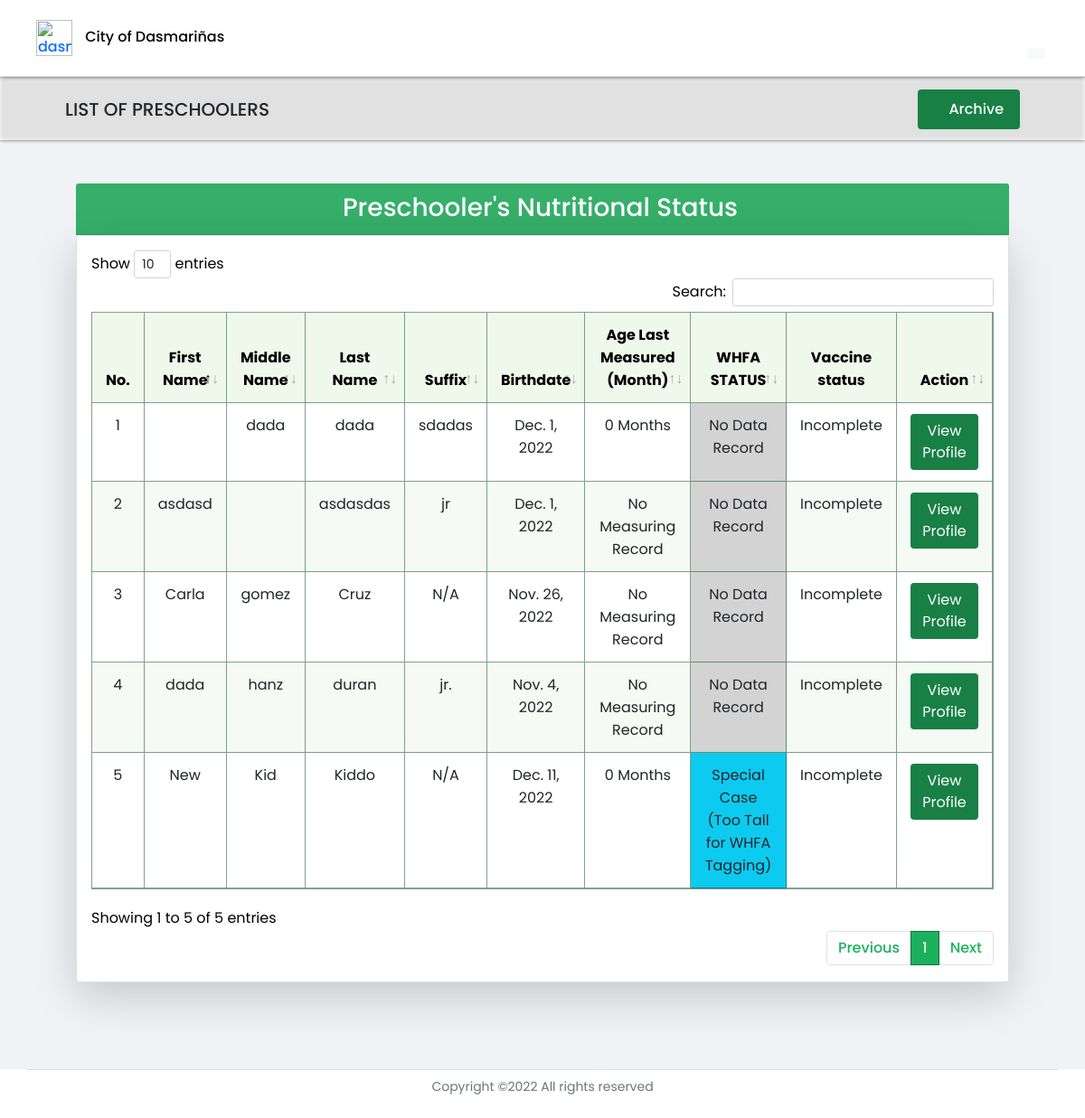
/preschooler_dashboard (signed in), run on an earlier commit of the app's database.
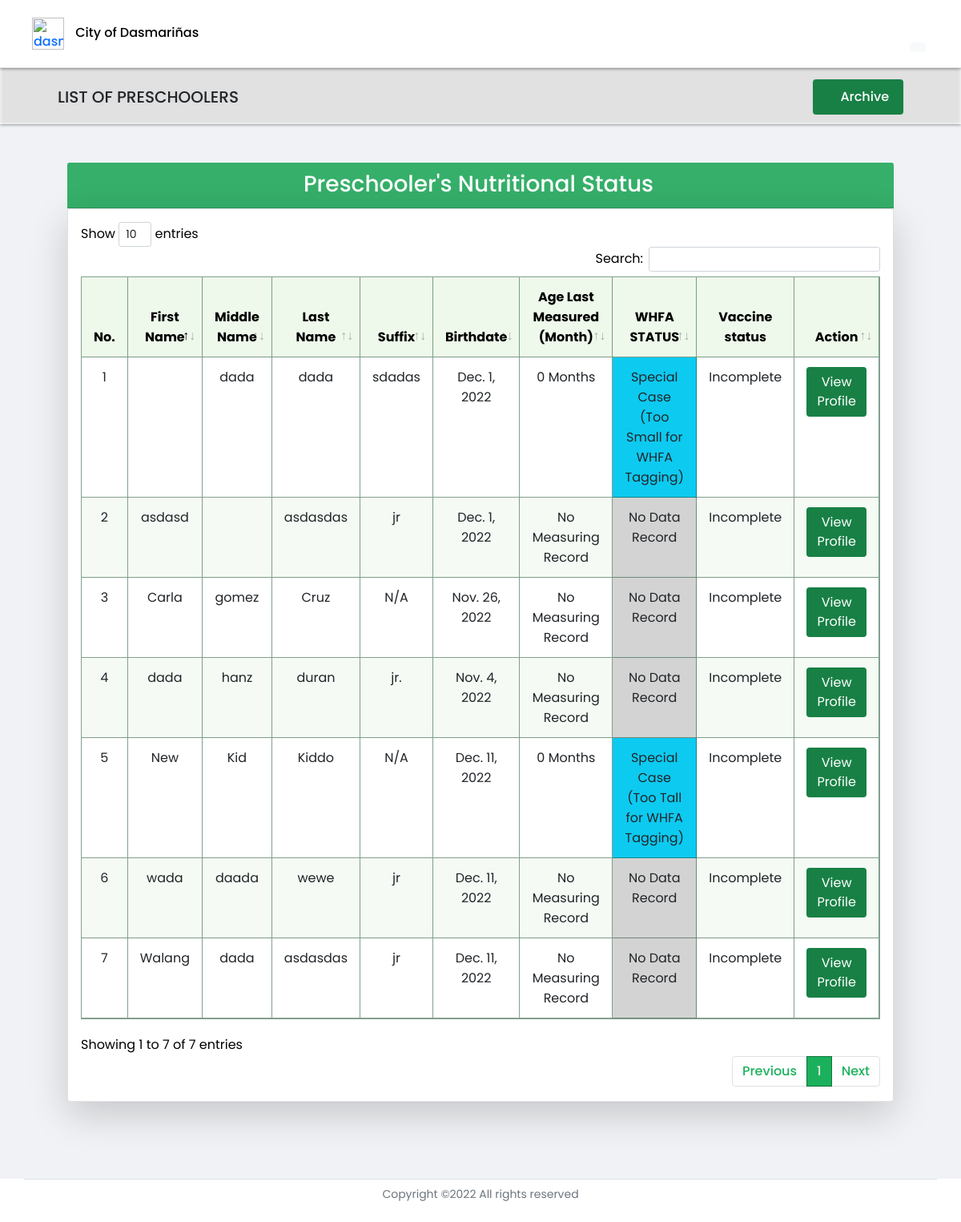
And on a later commit of the database.
### profilingApp/models.py (models this page shows, shortened)
class Preschooler(Model):
    GENDER = [('Male', 'Male'),
              ('Female', 'Female'),]
    parent = models.ForeignKey(Parent, on_delete=CASCADE)
    first_name = models.CharField(max_length=100)
    last_name = models.CharField(max_length=100)
    middle_name = models.CharField(max_length=100)
    suffix_name = models.CharField(max_length=100, null=True, blank=True)
    birthday = models.DateField(null=True, blank=True)
    height = models.FloatField(null=True,validators=[MinValueValidator(0)])
    weight = models.FloatField(null=True, validators=[MinValueValidator(0)])
    gender = models.CharField(max_length=100, choices=GENDER, null=True)
    date_measured = models.DateField(null=True, blank=True)
    health_problem = models.CharField(max_length=500, null=True, blank=True)
    history= HistoricalRecords()
    objects = models.Manager()
    lt_60_objects = PreschoolerManagerLess()
    gte_60_objects = PreschoolerManagerGreater()
    def age_measured(self):
        today = date.today()
        try:
            date_diff = self.date_measured - self.birthday
            in_days = date_diff.days
            return int((in_days) / (365 / 12))
        except:
             return 'Undefined'
    def whfa(self):
        calculator = Calculator(adjust_height_data=False, adjust_weight_scores=False,
                       include_cdc=False, logger_name='pygrowup',
                       log_level='INFO')
        try:
            date_diff = self.date_measured - self.birthday
            in_days = date_diff.days
            age_months = int((in_days) / (365 / 12))
            return float(calculator.wfl(self.weight, age_months, helpers.get_good_sex(str(self.gender)), self.height))
        except:
            pass
    def vaccine_count(self):
        return Vaccine.objects.filter(vax_preschooler=self).count()

### profilingApp/views.py (the view)
# urls.py: path('preschooler_dashboard', views.preschooler_dashboard, name='preschooler_dashboard'),
def preschooler_dashboard(request):
    if request.user.is_authenticated and request.user.user_type == 'BHW':
        bhw_logged = BarangayHealthWorker.objects.get(user_id=request.user.id)
        parents = Parent.objects.filter(barangay=bhw_logged.bhw_barangay)
        preschooler = Preschooler.lt_60_objects.filter(parent__in=(parents))
        preschooler_60months = Preschooler.gte_60_objects.filter(parent__in=(parents))
        context = {'bhw' : bhw_logged,
                   'preschoolers': preschooler,
                   'archive_preschoolers' : preschooler_60months}
        return render(request, 'activities/BHW Preschooler Dashboard.html', context)
    elif request.user.is_authenticated and request.user.user_type == 'Admin':
        return redirect('admin_home')
    elif request.user.is_authenticated and request.user.user_type == 'P/G':
        return redirect('parent_home')

### profilingApp/models.py (called while the page is built)
    def get_queryset(self):
        greater_than_60_mon = datetime.today() - relativedelta(months=60)
        return super().get_queryset().filter(birthday__gt=greater_than_60_mon)

    def get_queryset(self):
        less_than_60_mon = datetime.today() - relativedelta(months=60)
        return super().get_queryset().filter(birthday__lte=less_than_60_mon)

### profilingApp/templates/activities/BHW Preschooler Dashboard.html (shortened to what this page needs)
{% extends 'activities/BHW Home.html' %}
{% load static %}
{% block dashboard %}
</head>
<body>
<header>
    <div class="site-header">
    <nav class="navbar fixed-top index__navbar scrolled border-bottom"
    style=" padding-left:3%; padding-right:3%;">
        <div class="flex-fill p-1 py-1">
            <div class="d-flex align-items-center justify-content-between">
                <div>
                    <a href="#" class="name" style="text-decoration: none;">
                        <img class="navbar-icon" src="{% static '/Media/avatar.png' %}" alt="dasma-logo">
                        <span id="hidetitle" class="brand__name" style="color:rgb(3, 3, 3); margin-left:10px;">City of Dasmariñas</span>
                    </a>
                </div>
                <div id="navLinks">
                    <ul class="nav text-small">
                        <li>
                            <a href="{% url 'bhw_home' %}" class="nav-link" data-toggle="tooltip" data-bs-placement="bottom" data-bs-offset="0,7"
                            title="Home">
                            <i class="fa fa-fw fa-home" style="font-size: 24px;"></i>
                            </a>
                        </li>
                        <li>
                            <a href="{% url 'preschooler_dashboard' %}" class="nav-link" style="color:rgb(27, 177, 92) !important;" data-toggle="tooltip" data-bs-placement="bottom" data-bs-offset="0,7"
                            title="Preschooler List">
                            <i class="fa fa-fw fa-id-card " style="font-size: 24px;"></i>
                            </a>
                        </li>
                        <li>
                            <a class="btn nav-link" id="dropdownUser1" data-bs-toggle="dropdown" data-toggle="tooltip" data-bs-placement="bottom" data-bs-offset="0,7"
                            title="User Settings" aria-expanded="false">
                                <i class="fa fa-fw fa-user-cog bi" style="font-size: 24px;"></i>
                                <span class="position-absolute top-100 start-75 translate-middle badge rounded-pill text-dark" style="border-radius: 50%;">
                                    <i class="fa fa-lg fa-fw fa-caret-down bg-light" style="border-radius: 25%; margin-bottom: 15px;"></i>
                                </span></a>
                        </li>
                    </ul>
                </div>
            </div>
        </div>
    </nav>
    </div>
</header>
<div class="" id="secondNav">
    <div class="row align-items-center">
        <div class="col-6 d-flex text-md-start text-center text-uppercase align-items-center ">
            <h5 class="m-0 align-items-center">List of Preschoolers</h5>
        </div>
        <div class="col-6 d-flex justify-content-md-end justify-content-center align-items-stretch">
            <button class="btn"type="button" style="background-color: #188045; color: white;" data-bs-toggle="modal" data-bs-target="#modalArc"><h6 style="padding:5px;margin-bottom: 0px !important;"><i class="fa fa-archive"></i> Archive</h6></button>
        </div>
    </div>
</div>
<div id="grid" class="container-fluid" style="margin-top:85px;">
<div class="container text-black">
    <div class="row">
        <div class="col">
            <div class="card-header">
                <h3>Preschooler's Nutritional Status</h3>
            </div>
            <div class="card shadow-lg p-3 bg-white rounded">
                <div class="table-responsive">
                    <table class="table table-hover table-cell-border" id="preschooler_bmi" >
                        <thead>
                            <tr style="text-align: center;">
                                <th scope="col">No.</th>
                                <th scope="col">First Name</th>
                                <th scope="col">Middle Name</th>
                                <th scope="col">Last Name</th>
                                <th scope="col">Suffix</th>
                                <th scope="col">Birthdate</th>
                                <th scope="col">Age Last Measured (Month)</th>
                                <th scope="col">WHFA STATUS</th>
                                <th scope="col">Vaccine status</th>
                                <th scope="col" class="nosort text-center">Action</th>
                            </tr>
                        </thead>
                        <tbody>
                            {% for preschooler in preschoolers %}
                            <tr style="text-align: center;">
                                <td></td>
                                <td>{{ preschooler.first_name }}</td>
                                <td>{{ preschooler.middle_name }}</td>
                                <td>{{ preschooler.last_name }}</td>
                                {% if preschooler.suffix_name is None %}
                                    <td>N/A</td>
                                {% elif preschooler.suffix_name == '' %}
                                    <td>N/A</td>
                                {% else %}
                                    <td>{{ preschooler.suffix_name }}</td>
                                {% endif %}
                                <td>{{ preschooler.birthday }}</td>
                                {% if preschooler.age_measured == 'Undefined' %}
                                    <td>No Measuring Record</td>
                                {% else %}
                                    <td>{{ preschooler.age_measured }} Months</td>
                                {% endif %}
                                {% if preschooler.whfa is None %}
                                    {% if preschooler.height < 45.0 %}
                                        <td class="bg-info" > Special Case <p class="text text-small m-0"> (Too Small for WHFA Tagging) </p></td>
                                    {% elif preschooler.height > 110.0 %}
                                        <td class="bg-info" > Special Case <p class="text text-small m-0"> (Too Tall for WHFA Tagging) </p></td>
                                    {% else %}
                                        <td style="background-color: rgb(211, 211, 211);"> No Data Record </td>
                                    {% endif %}
                                {% elif preschooler.whfa > 3.0%}
                                    <td style="background-color: rgb(242, 98, 33);"> Obese ({{ preschooler.whfa }})</td>
                                {% elif preschooler.whfa > 2.0 and preschooler.whfa <= 3.0 %}
                                    <td style="background-color: rgb(242, 98, 33);"> Overweight ({{ preschooler.whfa }})</td>
                                {% elif preschooler.whfa >= -2.0 and preschooler.whfa <= 2.0 %}
                                    <td style="background-color: rgb(0, 165, 79);"> Normal ({{ preschooler.whfa}})</td>
                                {% elif preschooler.whfa >= -3.0 and preschooler.whfa < -2.0 %}
                                    <td style="background-color: rgb(255, 241, 2);"> Moderately Wasted ({{ preschooler.whfa }})</td>
                                {% else %}
                                    <td style="background-color: rgb(238, 29, 35);"> Severely Wasted ({{preschooler.whfa }})</td>
                                {% endif %}
                                {% if preschooler.vaccine_count == 8 %}
                                    <td style="color: rgb(0, 165, 79);">Complete</td>
                                {% else %}
                                    <td>Incomplete</td>
                                {% endif %}
                                <td style="text-align: center;">
                                    <div>
                                        <a href="{% url 'preschooler_profile' preschooler.id %}"><button type="button" style="background-color: #188045; color: white;" class="btn">View Profile</button></a>
                                    </div>
                                </td>
                            </tr>
                            {% endfor %}
                        </tbody>
                    </table>
                </div>
            </div>
        </div>
    </div>
</div>
</div>
{% endblock %}

### profilingApp/templates/activities/BHW Home.html (shortened to what this page needs)
{% load static %}
<html lang="en">
<head>
    <link rel="stylesheet" href="{% static '/CSS/DataTables/datatables.min.css' %}">
    <link rel="stylesheet" href="{% static '/CSS/styles.css' %}">
    <link rel="stylesheet" href="{% static '/CSS/font-awesome/css/all.min.css' %}">
    <link rel="stylesheet" href="{% static '/CSS/css/bootstrap.min.css' %}">
   {% block dashboard %}{% endblock %}
<div class="footer text-muted">
    <div class="container">
        <div class="row text-center d-flex align-items-center">
                <div class="border-top p-2 d-flex justify-content-center align-items-center">
                    <p class="copyright"><small>
                    Copyright ©<script>document.write(new Date().getFullYear());</script> All rights reserved
                    </small>
                    </p>
                </div>
        </div>
    </div>
</div>
</body>
</html>

### profilingApp/static/CSS/styles.css (style rules this page uses)
.fixed-top { position: sticky; top: 0; right: 0; left: 0; z-index: 1030; max-height: 85px; min-height: 85px; background-color: white; border-bottom: 3px; filter: drop-shadow(0px 0.8px 2px rgba(0, 0, 0, 0.75)); }
#secondNav { position: sticky; top: 85px; padding: 1.2% 6% 1% 6%; margin-bottom: 1%; width: 100%; z-index: 2; background-color: #ffffffcd; filter: drop-shadow(0px 0.8px 2px rgba(0, 0, 0, 0.75)); }
.navbar-icon { width: 40px; max-width: 40px; }
img { vertical-align: middle; border-style: none; }
* { margin: 0; padding: 0; box-sizing: border-box; font-family: 'Poppins', sans-serif; }
li, a, button { font-family: 'Poppins', sans-serif; font-weight: 500; font-size: 16px; color:#188045; text-decoration: none; }
li { list-style: none; display: list-item; text-align: -webkit-match-parent; }
a { text-decoration: none; }
table { border: 1px ridge !important; border-color:#003d1b7d !important; }
thead { border-color: rgba(23, 128, 69, 0.514)!important; background-color: #eef9eb; text-align: left !important; color:#000000; }
th { border-bottom: 1px solid !important; border-right: 1px solid !important; padding: 12px 15px !important; border-color: #003d1b7d!important; }
td { border-bottom: 1px solid !important; border-right: 1px solid !important; padding: 12px 15px !important; border-color: #003d1b7d!important; }
tbody tr:nth-of-type(even) { background-color: #f5faf4; }
#navLinks li a { color:rgba(0, 19, 0, 0.87); padding: 13 13 13 13; margin-left: 15px; position: relative; }
#grid,#footer,#header { transition: 0.5s ease-in-out; }
#grid { background-color: #f0f2f5; position: relative; padding: 4% 6% 8% 6% !important; width: 100%; margin-top: 85px; min-height: 800px; }
.card-header { font-size: 13px; font-family: 'Poppins', sans-serif;; background-color:#35af6a !important; color:white; padding: 10px 15px 5px 10px !important; text-align: center; }
html { width: 100%; height: 100%; }
body { color: rgba(0, 0, 0, 0.6); font-family: 'Poppins', sans-serif; font-size: 14px; line-height: 1.6em; -webkit-font-smoothing: antialiased; -moz-osx-font-smoothing: grayscale; }
::placeholder { color:rgba(255, 255, 255, 0.253); }
@media (min-width: 570px) { ::placeholder { color:rgba(255, 255, 255, 0.253); } }
.row { display: -webkit-box; display: -ms-flexbox; display: flex; -ms-flex-wrap: wrap; flex-wrap: wrap; margin-right: 15px; margin-left: 15px; }
p { display: block; margin-block-start: 1em; margin-block-end: 1em; margin-inline-start: 0px; margin-inline-end: 0px; }
.col-6, .col-7, .col-12, .col, .col-sm-3, .col-sm-6, .col-md-3, .col-md-4, .col-md-5, .col-md-6, .col-md-8, .col-md-9, .col-md-10, .col-md-12, .col-lg-3, .col-lg-4, .col-lg-5, .col-lg-6, .col-lg-7, .col-lg-8, .col-lg-10, .col-lg-12, .col-xl-2 { position: relative; width: 100%; padding-right: 15px; padding-left: 15px; }
small, .small { font-size: 80%; font-weight: 400; }
.text-center { text-align: center !important; }
html { font-family: sans-serif; line-height: 1.15; -webkit-text-size-adjust: 100%; -webkit-tap-highlight-color: rgba(0, 0, 0, 0); }

What changed in the data, as far as the page shows it:
changed Preschooler "sdadas": weight "No Data Record" → "Special Case (Too Small for WHFA Tagging)"
added Preschooler: first_name "wada", middle_name "daada", last_name "wewe", suffix_name "jr", birthday "Dec. 11, 2022", shows "No Measuring Record", shows "No Data Record", shows "Incomplete"
added Preschooler: first_name "Walang", middle_name "dada", last_name "asdasdas", suffix_name "jr", birthday "Dec. 11, 2022", shows "No Measuring Record", shows "No Data Record", shows "Incomplete"
Also different on the page:
text written by a page script: "Show entries Search: Showing 1 to 5 of 5 entries Previous 1 Next" → "Show entries Search: Showing 1 to 7 of 7 entries Previous 1 Next"
